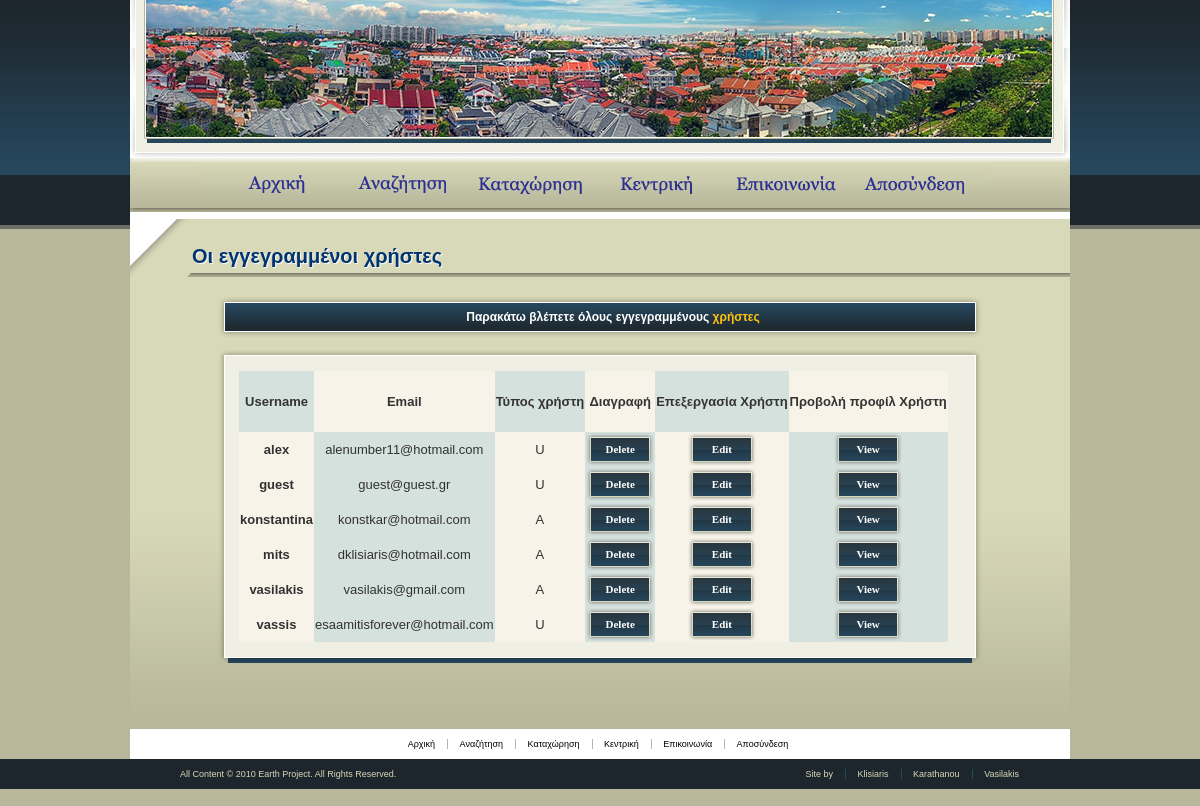
The app's page /site/displayUsers.php (signed in) with its own data.
### tables this page shows
create table users
(
	username char(20) not null,
	password char(16) not null,
	email char(50) not null,
	name varchar(100),
	surname varchar(100),
	user_type enum('A','U'),
	unique(email),
	primary key(username)
);

### site/displayUsers.php (called while the page is built, shortened)
<?php
try
{
	dispCurrUsers();
}
catch(Exception $e)
{
	dispHeader("Error:");
	echo $e->getMessage();
	dispFooter();
	exit;
}
?>

### site/main_functions.php (the view, shortened to what this page needs)
<?php
function dispCurrUsers()
{
  $result = mysql_query("SELECT username,email,user_type FROM users");
  if (mysql_num_rows($result)>0)
  {
		echo "<div class='header-bar-full'><h1 class='blue'>Οι εγγεγραμμένοι χρήστες</h1></div>
		<div id='sub-header'>Παρακάτω βλέπετε όλους εγγεγραμμένους <span class='yellow'>χρήστες</span></div>
		<div class='content-box-1'>
<div class='content-box-1-top'></div>
<div class='content-box-1-middle'>
<div class='content-box-1-content'> <div align='left'>
		<table border='0' cellspacing='0' >
		<tr id='userElements' >
		<th>Username</th>
		<th id='userElements-2'>Email</th>
		<th>Τύπος χρήστη</th>
		<th id='userElements-2'>Διαγραφή</th>
		<th>Επεξεργασία Χρήστη</th>
		<th id='userElements-2'>Προβολή προφίλ Χρήστη</th>
		</tr>";
		while($row = mysql_fetch_array($result))
		  {
			  echo "<tr id='userData'>";
			  echo "<td><strong>" . $row['username'] . "</strong></td>";
			  echo "<td id='userData-2'>" . $row['email'] . "</td>";
			  echo "<td>" . $row['user_type'] . "</td>";
			  echo "<td id='userData-2'> <form name=\"input\"  action=\"delUser.php?user=".$row['username']."\" method=\"post\">
			        <input type=\"submit\" id='button-delete' value=\"Delete\" /></form> </td>";
			  echo "<td> <form name=\"input\"  action=\"editUser.php?user=".$row['username']."\" method=\"post\">
			        <input type=\"submit\" id='button-edit' value=\"Edit\" /></form> </td>";
			  echo "<td id='userData-2'> <form name=\"input\"  action=\"profUser.php?user=".$row['username']."\" method=\"post\">
			        <input type=\"submit\" id='button-view' value=\"View\" /></form> </td>";
			  echo "</tr>";
		  }
		echo "</table>
		</div></div>
</div>
<div class='content-box-1-bottom'>&nbsp;</div>
 </div>";
		return true;
  }
  else throw new Exception('Σφάλμα:Δεν ήταν δυνατή η εύρεση χρηστών στο σύστημα!');
}
?>

### site/mystyle.css (style rules this page uses)
body { margin:0; color:#323232; font-family:verdana,tahoma,sans-serif; background:#b8b79c url(images/bg-body.gif) repeat-x top; font-size:13px; min-width:940px; }
form { margin:0; padding:0; }
select, input, textarea { font:11px verdana,sans-serif;vertical-align:middle; }
h1 { margin:0; }
.header-bar-full { width:883px; margin:0 -63px 20px -5px; padding:0 0 9px 5px; background:url(images/bg-header-bar-full.gif) no-repeat left bottom; }
.blue { color:#003471; font-size:20px; font-family:Georgia, Arial, "Times New Roman", Times; text-shadow:1px 1px 1px #fff; }
.yellow { color:#ffc20e; }
#sub-header { width:762px; height:40px; color:#fff; text-align:center; font-size:12px; font-weight:bold; margin-left:27px; padding: 13px 13px 0 13px; background:url(images/bg-sub-header.png) no-repeat left top; }
.content-box-1 { width:762px; height:auto; margin-left: 27px; }
.content-box-1-top { width:762px; height:6px; background:url(images/content-box-762-top.png) no-repeat left top; }
.content-box-1-middle { width:762px; color:#323232; line-height:14px; background: url(images/content-box-762-middle.png) repeat-y left top; }
.content-box-1-content { padding:15px 20px 15px 20px; }
.content-box-1-bottom { width:762px; height:7px; background:url(images/content-box-762-bottom.png) no-repeat left top; }
#userElements { width: auto; height: 59px; color: #333; text-align:center; background: #D5E1DD; }
#userElements-2 { width: auto; height: 59px; color: #333; text-align:center; background: #F7F3E8; }
#userData { background-color:#F7F3E8; text-align:center; }
#userData-2 { background-color:#D5E1DD; text-align:center; }
#button-edit { background:transparent url(images/btn-gen.png) no-repeat top left; padding-bottom:2px; border:none; width:68px; height:33px; color:#fff; text-decoration:none; text-align:center; font:bold 11px Georgia, "Times New Roman", Times; cursor:pointer; }
#button-delete { background:transparent url(images/btn-gen.png) no-repeat top left; padding-bottom:2px; border:none; width:68px; height:33px; color:#fff; text-decoration:none; text-align:center; font:bold 11px Georgia, "Times New Roman", Times; cursor:pointer; }
#button-view { background:transparent url(images/btn-gen.png) no-repeat top left; padding-bottom:2px; border:none; width:68px; height:33px; color:#fff; text-decoration:none; text-align:center; font:bold 11px Georgia, "Times New Roman", Times; cursor:pointer; }

### records on screen
users: username "alex", email "alenumber11@hotmail.com", user_type "U"
users: username "guest", email "guest@guest.gr", user_type "U"
users: username "konstantina", email "konstkar@hotmail.com", user_type "A"
users: username "mits", email "dklisiaris@hotmail.com", user_type "A"
users: username "vasilakis", email "vasilakis@gmail.com", user_type "A"
users: username "vassis", email "esaamitisforever@hotmail.com", user_type "U"
